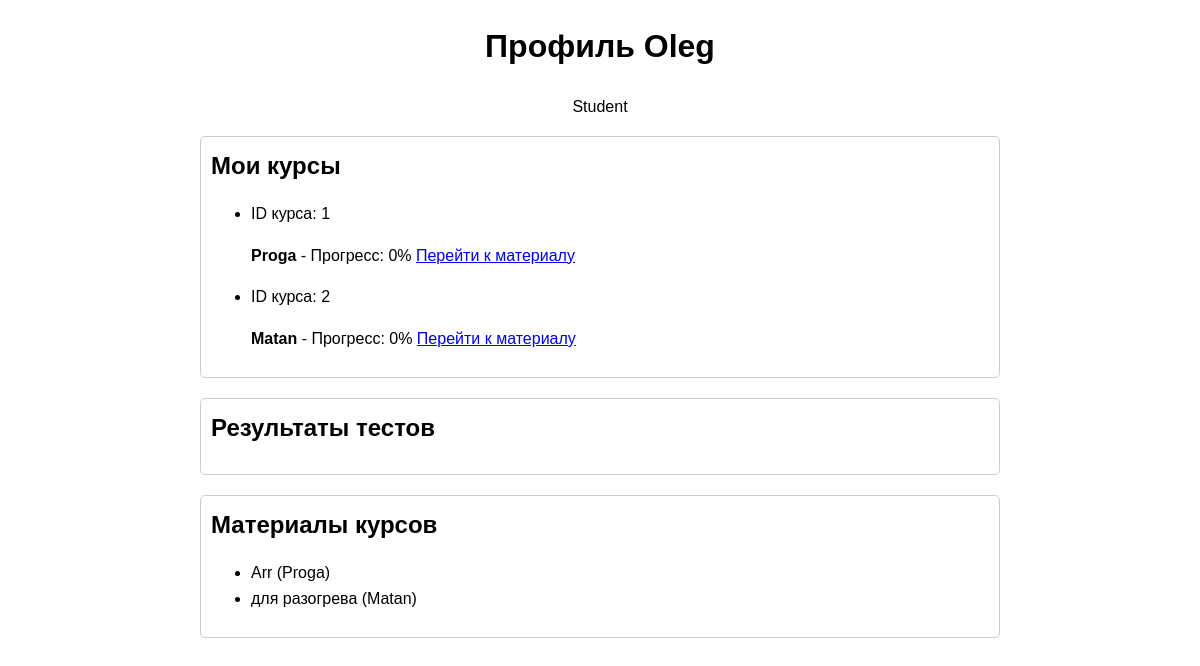
The app's page /profile/ (signed in) with its own data.
### main/models.py (models this page shows, shortened)
class Users(AbstractUser):
    STUDENT = 'S'
    TEACHER = 'T'
    ROLES = [
        (STUDENT, 'Student'),
        (TEACHER, 'Teacher'),
    ]
    role = models.CharField(choices=ROLES, max_length=1, default=STUDENT)

class Courses(models.Model):
    name = models.CharField(max_length=128, blank=False)
    description = models.TextField(null=True)
    students = models.ManyToManyField(Users)
    teacher = models.ForeignKey(Users, on_delete=models.SET_NULL, null=True, limit_choices_to={'role': Users.TEACHER}, related_name='teacher')

class Materials(models.Model):
    topic = models.CharField(max_length=128)
    name = models.CharField(max_length=128, blank=False)
    text = models.TextField(null=True, blank=True)
    pdf = models.FileField(null=True, blank=True)
    photo = models.ImageField(null=True, blank=True)
    video = models.FileField(null=True, blank=True)
    link = models.TextField(null=True, blank=True)
    course = models.ForeignKey(Courses, on_delete=models.CASCADE, null=True)

### main/views.py (the view, shortened to what this page needs)
# urls.py: path('profile/', profile_view, name='profile'),
@login_required
def profile_view(request):
    user = request.user
    if user.role == 'S':  # Если студент
        courses = user.courses_set.all()
        progress_data = []
        for course in courses:
            progress = Progress.objects.filter(student=user, course=course).first()
            progress_percentage = progress.progress_percentage if progress else 0
            progress_data.append({
                'course': course,
                'name': course.name,
                'progress_percentage': progress_percentage
            })
        grades = Grades.objects.filter(student=user)
        materials = Materials.objects.filter(course__in=courses)
        context = {
            'user': user,
            'courses': progress_data,
            'grades': grades,
            'materials': materials,
        }
    else:
        context = {'user': user}  # Для неопределенной роли
    return render(request, 'profile.html', context)

### templates/profile.html (shortened to what this page needs)
<!DOCTYPE html>
<html lang="en">
<head>
</head>
<body>
    <div class="profile-header">
        <h1>Профиль {{ user.username }}</h1>
        <p>{{ user.get_role_display }}</p>
    </div>
    {% if user.role == 'S' %}
        <div class="profile-section">
            <h2>Мои курсы</h2>
            <ul>
                {% for course in courses %}
                    <li>
                        <p>ID курса: {{ course.course.id }}</p>
                        <strong>{{ course.name }}</strong> - Прогресс: {{ course.progress_percentage }}%
                        {% if course.course.id %}
                            <a href="{% url 'course_materials' course.course.id %}" class="btn">Перейти к материалу</a>
                        {% else %}
                            <span>Курс не активен</span>
                        {% endif %}
                    </li>
                {% endfor %}
            </ul>
        </div>
        <div class="profile-section">
            <h2>Результаты тестов</h2>
        </div>
        <div class="profile-section">
            <h2>Материалы курсов</h2>
            <ul>
                {% for material in materials %}
                    <li>{{ material.name }} ({{ material.course.name }})</li>
                {% endfor %}
            </ul>
        </div>
    {% endif %}
</body>
</html>

### templates/profile.html (style rules this page uses)
body { font-family: Arial, sans-serif; line-height: 1.6; max-width: 800px; margin: 20px auto; }
.profile-header { text-align: center; }
.profile-section { margin-bottom: 20px; padding: 10px; border: 1px solid #ccc; border-radius: 5px; }
.profile-section h2 { margin: 0 0 10px; }

### records on screen
Users: username "Oleg", role "Student"
Courses: course.id "1", name "Proga", progress_percentage "0", shows "Перейти к материалу"
Courses: course.id "2", name "Matan", progress_percentage "0", shows "Перейти к материалу"
Materials: name "Arr", course.name "Proga"
Materials: name "для разогрева", course.name "Matan"
